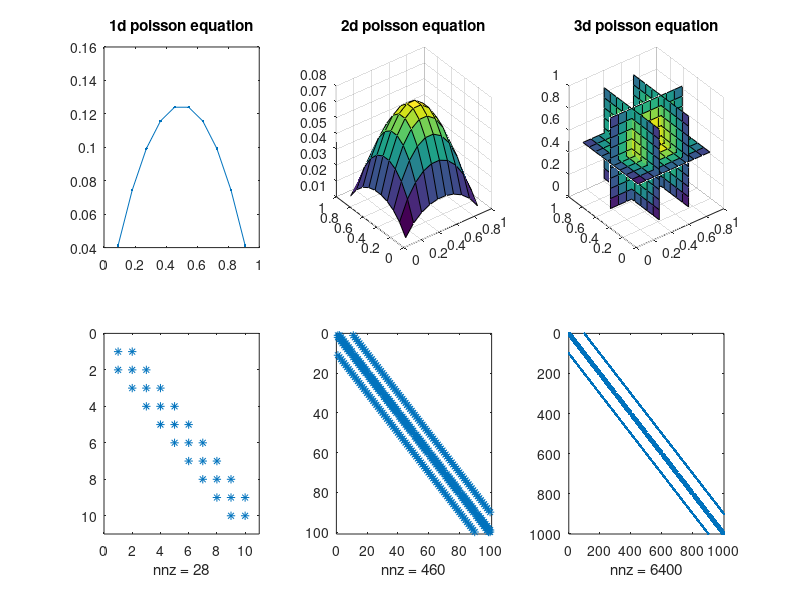

This figure's MATLAB source:
function mit18086_poisson
%MIT18086_POISSON
%    Sets up and solves a 1d, 2d and 3d Poisson problem
%    on domain [0 1]^dim, with homogeneous Dirichlet b.c.
%    everywhere and constant right hand side.
%    Uses successive Kronecker products to construct
%    sparse system matrices

% 03/2007 by Benjamin Seibold
%            http://www-math.mit.edu/~seibold/
% Feel free to modify for teaching and learning.

n = 10;
h = 1/(n+1);
x = h:h:1-h;

clf
K1D = spdiags(ones(n,1)*[-1 2 -1],-1:1,n,n);  % 1d Poisson matrix
subplot(2,3,4), spy(K1D)

I1D = speye(size(K1D));                       % 1d identity matrix
K2D = kron(K1D,I1D)+kron(I1D,K1D);            % 2d Poisson matrix
subplot(2,3,5), spy(K2D)

I2D = speye(size(K2D));                       % 2d identity matrix
K3D = kron(K2D,I1D)+kron(I2D,K1D);            % 3d Poisson matrix
subplot(2,3,6), spy(K3D)

f1D = h^2*ones(n,1);                          % 1d right hand side
u1D = K1D\f1D;
subplot(2,3,1), plot(x,u1D,'.-')
title('1d poisson equation')

f2D = h^2*ones(n^2,1);                        % 2d right hand side
u2D = K2D\f2D;
subplot(2,3,2), surf(x,x,reshape(u2D,n,n))
title('2d poisson equation')

f3D = h^2*ones(n^3,1);                        % 3d right hand side
u3D = K3D\f3D;
subplot(2,3,3), slice(x,x,x,reshape(u3D,n,n,n),[1 2]/3,.5,.5)
title('3d poisson equation')